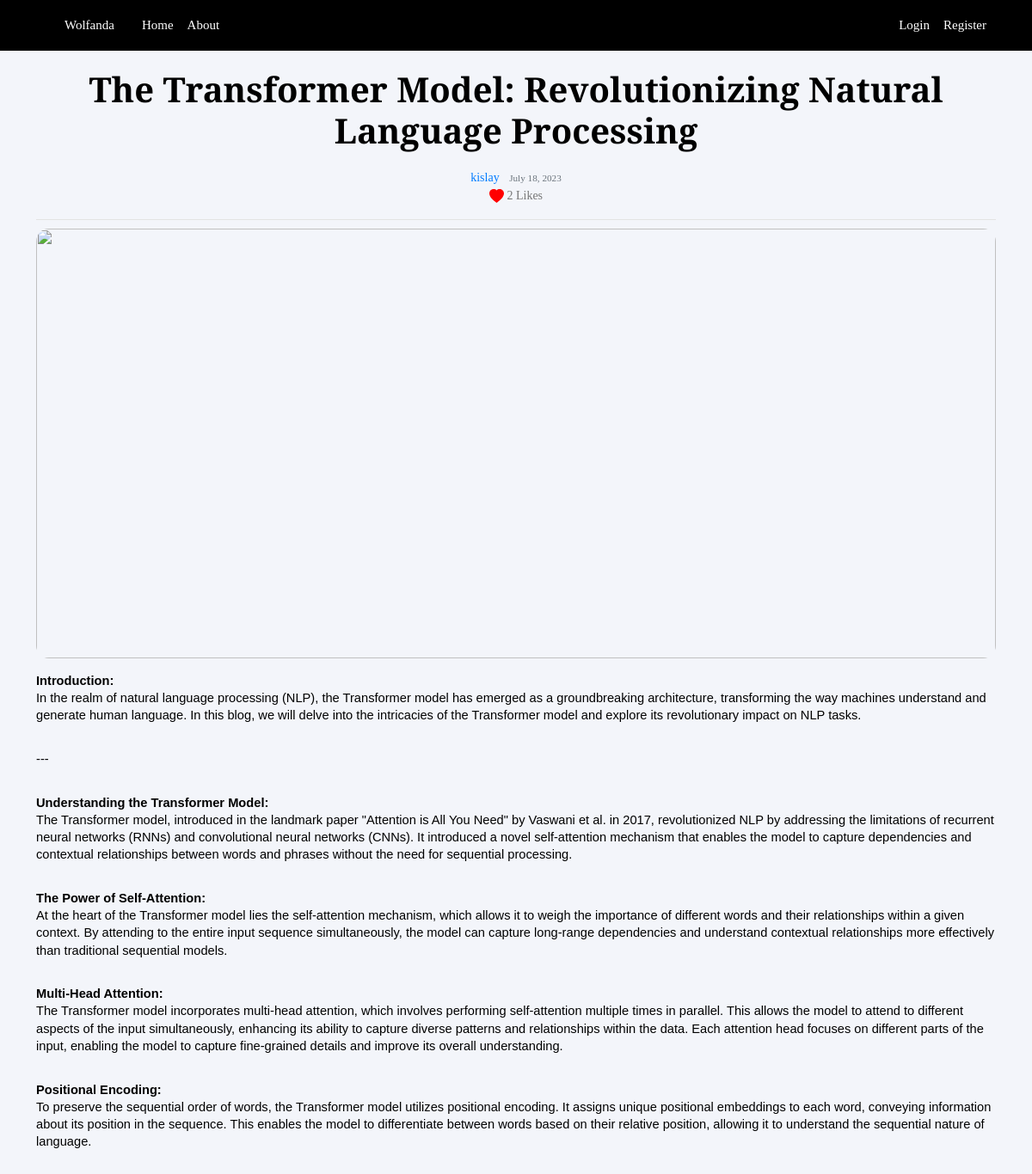
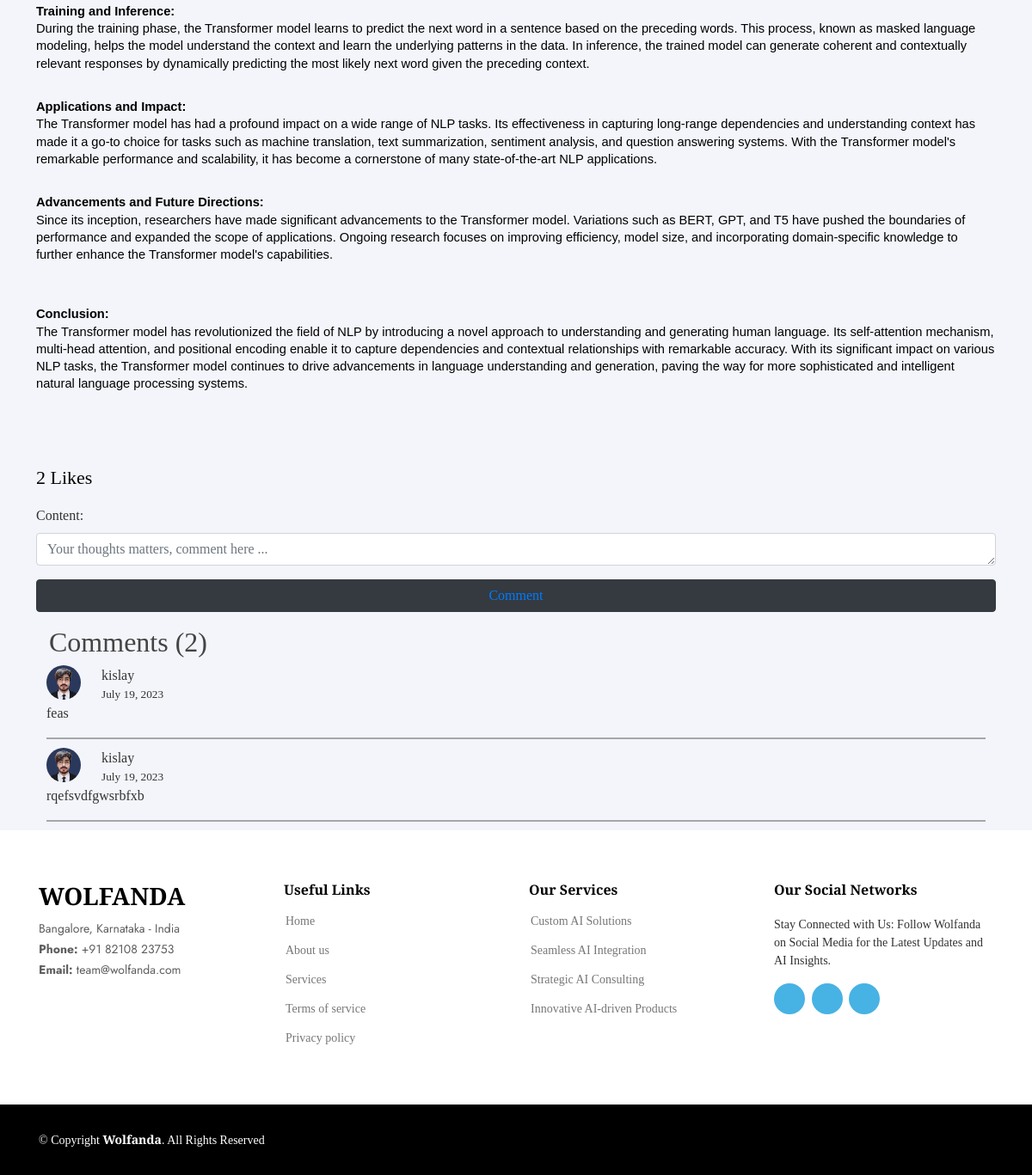
Page /post/51/ on the committed database (2 pictures, top to bottom).
### blog/models.py (models this page shows, shortened)
class Post(models.Model):
    title = models.CharField(max_length=100)
    content = FroalaField()
    date_posted = models.DateTimeField(default=timezone.now)
    author = models.ForeignKey(User, on_delete=models.CASCADE)
    likes = models.ManyToManyField(User, related_name='liked_posts', blank=True)  # Make sure this field is defined.

class Comment(models.Model):
    user = models.ForeignKey(User, on_delete=models.CASCADE)
    date = models.DateField(auto_now_add=True)
    post = models.ForeignKey('Post', on_delete=models.CASCADE)
    content = models.TextField()

### users/models.py (models this page shows, shortened)
class Profile(models.Model):
    user = models.OneToOneField(User, on_delete=models.CASCADE)
    image = models.ImageField(default='default.jpg', upload_to='profile_pics')

### blog/views.py (the view, shortened to what this page needs)
# urls.py: path('post/<int:pk>/', PostDetailView.as_view(), name='post-detail'),
class PostDetailView(DetailView):
    model = Post
    template_name = "blog/post_detail.html"
    slug_field = "slug"
    count_hit = True
    form = CommentForm
    def get_context_data(self, **kwargs):
        post = self.get_object()
        post_comments_count = Comment.objects.filter(post=post).count()
        post_comments = Comment.objects.filter(post=post)
        context = super().get_context_data(**kwargs)
        context.update({
            'form': CommentForm(),
            'post_comments': post_comments,
            'post_comments_count': post_comments_count,
        })
        if self.request.user.is_authenticated:
            context['user_liked'] = post.likes.filter(id=self.request.user.id).exists()
        return context

### blog/forms.py
class CommentForm(forms.ModelForm):
    content = forms.CharField(widget=forms.Textarea(attrs={
        'class': 'md-textarea form-control',
        'placeholder': 'Your thoughts matters, comment here ...',
        'rows': '1',
    }))
    class Meta:
        model = Comment
        fields = ('content', )

### blog/templates/blog/post_detail.html (shortened to what this page needs)
{% extends "blog/base.html" %}
{% block content %}
  <article >
    <div class="media-body" style="font-size: 22px; color: black;">
        <h2 class="article-title text-center" style="color: black; font-size: 40px;">{{ object.title }}</h2>
        <div class="article-metadata text-center">
            <a class="mr-2" href="{% url 'user-posts' object.author.username %}">{{ object.author }}</a>
            <small class="text-muted">{{ object.date_posted|date:"F d, Y" }}</small>
            <p><svg xmlns="http://www.w3.org/2000/svg" width="17" height="17" fill="red" class="bi bi-heart-fill" viewBox="0 0 16 16">
              <path fill-rule="evenodd" d="M8 1.314C12.438-3.248 23.534 4.735 8 15-7.534 4.736 3.562-3.248 8 1.314z"/>
            </svg>  {{ object.likes.count }} Likes</p>
        </div>
        <div style="width: 100%; height: 500px; overflow: hidden;">
          <img src="https://source.unsplash.com/random/?technology&1" alt="" class="img-fluid" style="width: 100%; max-height:500px; border-radius: 15px;">
        </div>
        <p  class="article-content content-smaller-widthcol-lg-8 mx-auto" >{{ object.content|safe }}</p>
        <br><br>
        <p>{{ object.likes.count }} Likes</p>
    </div>
</article>
  <form method="POST" action="{% url 'post-detail' object.pk %}">
      <div class="form-group">
          {{ form }}
      </div>
      {% if user.is_authenticated %}
      <button class="btn btn-dark btn-block" type="submit">Comment</button>
      {%else%}
      <button class="btn btn-dark btn-block" ><a href="/">Comment</a> </button>
      {% endif %}
  </form>
<div class="section">
    <div class="container">
        <h2>Comments ({{ post_comments_count }})</h2>
        <div class="row">
            <div class=" mx-auto">
                <div class="media-list">
                    {% for comment in post_comments reversed %}
                    <div>
                      <div style="display: flex;">
                        <img class="avatar avatar-sm mr-4" src="{{ comment.user.profile.image.url }}" style="height: 40px; border-radius: 50%;">
                            <div class="small-1" style="display: flex; flex-direction: column;">
                                <span>{{ comment.user }}</span>
                                <span class="opacity-70 small-1" style="font-size: smaller;">{{ comment.date }}</span>
                            </div>
                      </div>
                          <div>
                            <p>{{ comment.content }}</p>
                           <div style="border: rgba(0, 0, 0, 0.322) 0.5px solid; margin-bottom: 10px;"></div>
                          </div>
                    </div>
                    {% endfor %}
                </div>
            </div>
        </div>
    </div>
</div>
{% endblock content %}

### blog/static/assets/css/variables.css (style rules this page uses)
:root { --font-default: 'EB Garamond', system-ui, -apple-system, "Segoe UI", Roboto, "Helvetica Neue", Arial, "Noto Sans", "Liberation Sans", sans-serif, "Apple Color Emoji", "Segoe UI Emoji", "Segoe UI Symbol", "Noto Color Emoji"; --font-primary: 'EB Garamond', serif; --font-secondary: 'Inter', sans-serif; --color-default: #212529; --color-default-rgb: 33, 37, 41; --color-links: #212529; --color-links-hover: #15171a; --color-primary: #212529; --color-primary-light: #26282c; --color-primary-dark: #0b0c0e; --color-primary-rgb: 33, 37, 41; --color-primary-light-rgb: 38, 40, 44; --color-primary-dark-rgb: 11, 12, 14; --color-secondary: #596d80; --color-secondary-light: #8498aa; --color-secondary-dark: #404f5c; --color-secondary-rgb: 89, 109, 128; --color-secondary-light-rgb: 132, 152, 170; --color-secondary-dark-rgb: 64, 79, 92; --color-blue: #0d6efd; --color-blue-rgb: 13, 110, 253; --color-indigo: #6610f2; --color-indigo-rgb: 102, 16, 242; --color-purple: #6f42c1; --color-purple-rgb: 111, 66, 193; --color-pink: #f3268c; --color-pink-rgb: 243, 38, 140; --color-red: #df1529; --color-red-rgb: 223, 21, 4; --color-orange: #fd7e14; --color-orange-rgb: 253, 126, 20; --color-yellow: #ffc107; --color-yellow-rgb: 255, 193, 7; --color-green: #059652; --color-green-rgb: 5, 150, 82; --color-teal: #20c997; --color-teal-rgb: 32, 201, 151; --color-cyan: #0dcaf0; --color-cyan-rgb: 13, 202, 240; --color-white: #ffffff; --color-white-rgb: 255, 255, 255; --color-gray: #6c757d; --color-gray-rgb: 108, 117, 125; --color-black: #000000; --color-black-rgb: 0, 0, 0; }
:root { --bs-blue: var(--color-blue); --bs-indigo: var(--color-indigo); --bs-purple: var(--color-purple); --bs-pink: var(--color-pink); --bs-red: var(--color-red); --bs-orange: var(--color-orange); --bs-yellow: var(--color-yellow); --bs-green: var(--color-green); --bs-teal: var(--color-teal); --bs-cyan: var(--color-cyan); --bs-white: var(--color-white); --bs-gray: var(--color-gray); --bs-gray-dark: #343a40; --bs-gray-100: #f8f9fa; --bs-gray-200: #e9ecef; --bs-gray-300: #dee2e6; --bs-gray-400: #ced4da; --bs-gray-500: #adb5bd; --bs-gray-600: #6c757d; --bs-gray-700: #495057; --bs-gray-800: #343a40; --bs-gray-900: #212529; --bs-primary: var(--color-blue); --bs-secondary: var(--color-blue); --bs-success: #198754; --bs-info: #0dcaf0; --bs-warning: #ffc107; --bs-danger: #dc3545; --bs-light: #f8f9fa; --bs-dark: #212529; --bs-primary-rgb: var(--color-primary-rgb); --bs-secondary-rgb: var(--color-secondary-rgb); --bs-success-rgb: 25, 135, 84; --bs-info-rgb: 13, 202, 240; --bs-warning-rgb: 255, 193, 7; --bs-danger-rgb: 220, 53, 69; --bs-light-rgb: 248, 249, 250; --bs-dark-rgb: 33, 37, 41; --bs-white-rgb: var(--color-white-rgb); --bs-black-rgb: var(--color-black-rgb); --bs-body-color-rgb: var(--color-default-rgb); --bs-body-bg-rgb: 255, 255, 255; --bs-font-sans-serif: var(--font-default); --bs-font-monospace: SFMono-Regular, Menlo, Monaco, Consolas, "Liberation Mono", "Courier New", monospace; --bs-gradient: linear-gradient(180deg, rgba(255, 255, 255, 0.15), rgba(255, 255, 255, 0)); --bs-body-font-family: var(--font-default); --bs-body-font-size: 1rem; --bs-body-font-weight: 400; --bs-body-line-height: 1.5; --bs-body-color: var(--color-default); --bs-body-bg: #fff; }

### blog/static/assets/css/main.css (style rules this page uses)
:root { scroll-behavior: smooth; }
body { color: rgba(var(--color-primary-rgb), 1); background-color: #ff0000; }
a { color: var(--color-links); text-decoration: none; }
h1, h2, h3, h4, h5, h6 { font-family: var(--font-primary); }

### blog/static/home/assets/css/style.css (style rules this page uses)
body { font-family: "Open Sans", sans-serif; color: #444444; }
a { color: #47b2e4; text-decoration: none; }
h1, h2, h3, h4, h5, h6 { font-family: "Jost", sans-serif; }

### blog/static/blog/main.css (style rules this page uses)
body { background: #ffffff; color: #333333; margin-top: 5rem; }
h1, h2, h3, h4, h5, h6 { color: #444444; }
.article-title { color: #444444; }
.article-content { white-space: pre-line; font-size: 28px }
.article-metadata { padding-bottom: 1px; margin-bottom: 4px; border-bottom: 1px solid #e3e3e3 }

### blog/templates/blog/post_detail.html (style rules this page uses)
body { background-color:#f3f5fa; font-family: 'Playfair Display', serif; }
.article-title { font-size: 28px; font-weight: bold; margin-bottom: 20px; color: #333; }
.article-metadata { font-size: 14px; color: #777; margin-bottom: 10px; }
.article-metadata a { color: #007bff; text-decoration: none; }
.article-content { font-size: 16px; line-height: 1.6; color: #333; }
.btn { margin-top: 10px; }

### rows in the picture
Post: title "The Transformer Model: Revolutionizing Natural Language Processing", author "kislay", date_posted "July 18, 2023", likes.count "2", content "Introduction: In the realm of natural language processing (NLP), the Transformer model has emerged as a groundbreaking architecture, transforming the way machines understand and generate human language. In this blog, we will delve into the intricacies of the Transformer model and explore its revolutionary impact on NLP tasks. --- Understanding the Transformer Model: The Transformer model, introduced in the landmark paper \"Attention is All You Need\" by Vaswani et al. in 2017, revolutionized NLP by addressing the limitations of recurrent neural networks (RNNs) and convolutional neural networks (CNNs). It introduced a novel self-attention mechanism that enables the model to capture…"
Comment: user.profile.image (picture), user "kislay", date "July 19, 2023", content "feas"
Comment: user.profile.image (picture), user "kislay", date "July 19, 2023", content "rqefsvdfgwsrbfxb"

### other values in the picture
{{ post_comments_count }} "2"
